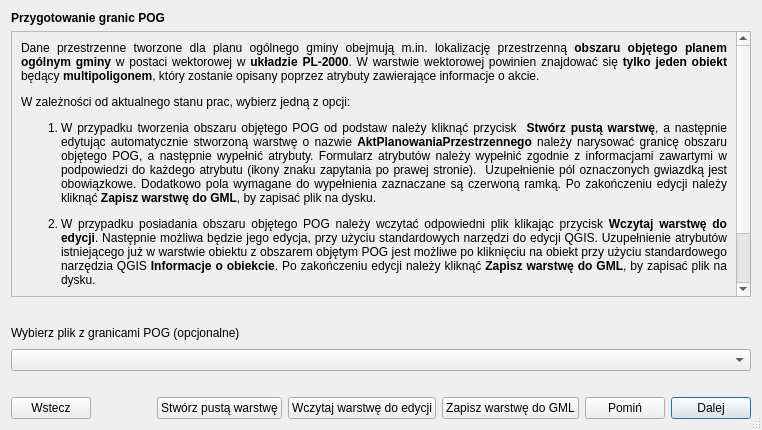
<?xml version="1.0" encoding="UTF-8"?>
<ui version="4.0">
 <class>Dialog</class>
 <widget class="QDialog" name="Dialog">
  <property name="enabled">
   <bool>true</bool>
  </property>
  <property name="geometry">
   <rect>
    <x>0</x>
    <y>0</y>
    <width>762</width>
    <height>430</height>
   </rect>
  </property>
  <property name="windowTitle">
   <string>Dialog</string>
  </property>
  <property name="sizeGripEnabled">
   <bool>true</bool>
  </property>
  <layout class="QGridLayout" name="gridLayout_2">
   <item row="0" column="0">
    <layout class="QVBoxLayout" name="verticalLayout">
     <item>
      <widget class="QLabel" name="title_lbl">
       <property name="font">
        <font>
         <weight>75</weight>
         <bold>true</bold>
        </font>
       </property>
       <property name="text">
        <string>Przygotowanie granic POG</string>
       </property>
       <property name="margin">
        <number>7</number>
       </property>
      </widget>
     </item>
     <item>
      <widget class="QScrollArea" name="instruction_scrollArea">
       <property name="widgetResizable">
        <bool>true</bool>
       </property>
       <widget class="QWidget" name="scrollAreaWidgetContents">
        <property name="geometry">
         <rect>
          <x>0</x>
          <y>0</y>
          <width>740</width>
          <height>365</height>
         </rect>
        </property>
        <layout class="QGridLayout" name="gridLayout">
         <item row="0" column="0">
          <widget class="QLabel" name="instruction_lbl">
           <property name="font">
            <font>
             <stylestrategy>PreferDefault</stylestrategy>
            </font>
           </property>
           <property name="text">
            <string>&lt;p&gt;Dane przestrzenne tworzone dla planu ogólnego gminy&amp;nbsp;obejmują m.in. lokalizację przestrzenną &lt;strong&gt;obszaru objętego planem ogólnym gminy&lt;/strong&gt; w postaci wektorowej w &lt;strong&gt;układzie PL-2000&lt;/strong&gt;. W warstwie wektorowej powinien znajdować się &lt;strong&gt;tylko&lt;/strong&gt; &lt;strong&gt;jeden obiekt&lt;/strong&gt; będący&amp;nbsp;&lt;strong&gt;multipoligonem&lt;/strong&gt;, który zostanie opisany poprzez atrybuty zawierające informacje o akcie.&lt;/p&gt;
&lt;p&gt;W zależności od aktualnego stanu prac, wybierz jedną z opcji:&lt;/p&gt;
&lt;ol&gt;
  &lt;li&gt;
    &lt;p&gt;W przypadku tworzenia obszaru objętego POG od podstaw należy kliknąć przycisk&amp;nbsp; &lt;strong&gt;Stwórz pustą warstwę&lt;/strong&gt;, a następnie edytując automatycznie stworzoną warstwę o nazwie &lt;strong&gt;AktPlanowaniaPrzestrzennego&lt;/strong&gt;&amp;nbsp;należy narysować granicę obszaru objętego POG, a następnie wypełnić atrybuty. Formularz atrybutów należy wypełnić zgodnie z informacjami zawartymi w podpowiedzi do każdego atrybutu (ikony znaku zapytania po prawej stronie).&amp;nbsp; Uzupełnienie pól oznaczonych gwiazdką jest obowiązkowe. Dodatkowo pola wymagane do wypełnienia zaznaczane są czerwoną ramką. Po zakończeniu edycji należy kliknąć&amp;nbsp;&lt;strong&gt;Zapisz warstwę do GML&lt;/strong&gt;, by zapisać plik na dysku.&lt;/p&gt;
  &lt;/li&gt;
  &lt;li&gt;
    &lt;p&gt;W przypadku posiadania obszaru objętego POG należy wczytać odpowiedni plik klikając przycisk &lt;strong&gt;Wczytaj warstwę do edycji&lt;/strong&gt;. Następnie możliwa&amp;nbsp;będzie jego edycja, przy użyciu standardowych narzędzi do edycji QGIS. Uzupełnienie atrybutów istniejącego już w warstwie obiektu z obszarem objętym POG jest możliwe po kliknięciu na obiekt przy użyciu&amp;nbsp;standardowego narzędzia QGIS &lt;strong&gt;Informacje o obiekcie&lt;/strong&gt;.&amp;nbsp;Po zakończeniu edycji należy kliknąć &lt;strong&gt;Zapisz warstwę do GML&lt;/strong&gt;, by zapisać plik na dysku.&lt;/p&gt;
  &lt;/li&gt;
&lt;/ol&gt;
&lt;p&gt;Wczytanie obszaru objętego planem ogólnym gminy w kroku 1, pozwala na automatyczne sprawdzenie poprawności geometrii stref planistycznych i regulacji&amp;nbsp;w zakresie wykraczania poza obszar POG. Zapisanie poprawnego pliku w formacie GML przy użyciu przycisku &lt;strong&gt;Zapisz warstwę do GML&lt;/strong&gt;, umożliwia również ponowne wczytanie zapisanej warstwy do wtyczki w celu dalszej pracy. Istnieje możliwość pominięcia kroku 1. W tym celu należy wybrać opcję &lt;strong&gt;Pomiń.&lt;/strong&gt;&lt;/p&gt;</string>
           </property>
           <property name="alignment">
            <set>Qt::AlignJustify|Qt::AlignVCenter</set>
           </property>
           <property name="wordWrap">
            <bool>true</bool>
           </property>
           <property name="openExternalLinks">
            <bool>true</bool>
           </property>
          </widget>
         </item>
        </layout>
       </widget>
      </widget>
     </item>
     <item>
      <widget class="QLabel" name="empty1_lbl">
       <property name="text">
        <string/>
       </property>
      </widget>
     </item>
     <item>
      <layout class="QHBoxLayout" name="horizontalLayout_4">
       <item>
        <widget class="QLabel" name="addAppShp_lbl">
         <property name="text">
          <string>Wybierz plik z granicami POG (opcjonalne)</string>
         </property>
         <property name="margin">
          <number>0</number>
         </property>
        </widget>
       </item>
       <item>
        <spacer name="horizontalSpacer_2">
         <property name="orientation">
          <enum>Qt::Horizontal</enum>
         </property>
         <property name="sizeHint" stdset="0">
          <size>
           <width>40</width>
           <height>20</height>
          </size>
         </property>
        </spacer>
       </item>
      </layout>
     </item>
     <item>
      <layout class="QHBoxLayout" name="horizontalLayout">
       <item>
        <widget class="QgsMapLayerComboBox" name="layers_comboBox">
         <property name="allowEmptyLayer">
          <bool>false</bool>
         </property>
         <property name="showCrs">
          <bool>true</bool>
         </property>
        </widget>
       </item>
      </layout>
     </item>
     <item>
      <widget class="QLabel" name="empty2_lbl">
       <property name="text">
        <string/>
       </property>
      </widget>
     </item>
     <item>
      <layout class="QHBoxLayout" name="horizontalLayout_2">
       <item>
        <widget class="QPushButton" name="prev_btn">
         <property name="enabled">
          <bool>true</bool>
         </property>
         <property name="text">
          <string>Wstecz</string>
         </property>
        </widget>
       </item>
       <item>
        <spacer name="horizontalSpacer">
         <property name="orientation">
          <enum>Qt::Horizontal</enum>
         </property>
         <property name="sizeHint" stdset="0">
          <size>
           <width>40</width>
           <height>20</height>
          </size>
         </property>
        </spacer>
       </item>
       <item>
        <widget class="QPushButton" name="generateTemporaryLayer_btn">
         <property name="text">
          <string>Stwórz pustą warstwę</string>
         </property>
        </widget>
       </item>
       <item>
        <widget class="QPushButton" name="loadLayerEdit">
         <property name="text">
          <string>Wczytaj warstwę do edycji</string>
         </property>
        </widget>
       </item>
       <item>
        <widget class="QPushButton" name="saveLayer">
         <property name="text">
          <string>Zapisz warstwę do GML</string>
         </property>
        </widget>
       </item>
       <item>
        <widget class="QPushButton" name="skip_btn">
         <property name="toolTip">
          <string>Pominięcie tworzenia formularza dla APP. Przeniesienie do formularza SPL.</string>
         </property>
         <property name="text">
          <string>Pomiń</string>
         </property>
        </widget>
       </item>
       <item>
        <widget class="QPushButton" name="next_btn">
         <property name="text">
          <string>Dalej</string>
         </property>
         <property name="default">
          <bool>true</bool>
         </property>
        </widget>
       </item>
      </layout>
     </item>
    </layout>
   </item>
  </layout>
 </widget>
 <customwidgets>
  <customwidget>
   <class>QgsMapLayerComboBox</class>
   <extends>QComboBox</extends>
   <header>qgsmaplayercombobox.h</header>
  </customwidget>
 </customwidgets>
 <resources/>
 <connections/>
</ui>
